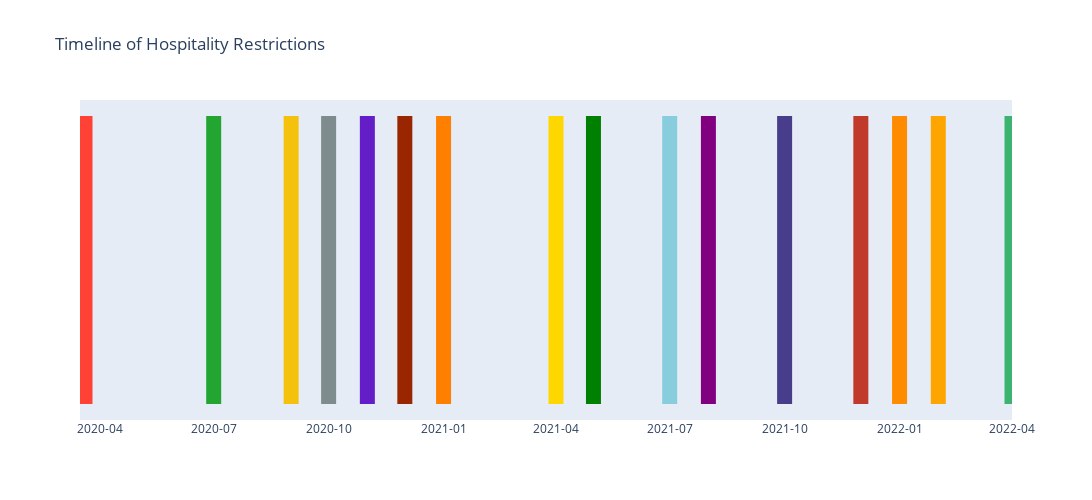

The notebook cell this image was saved under:
### Markdown cell above
<p>The graph comparing the median hourly pay in the hospitality sector to the average pay for all workers in the UK reveals a significant difference. In April 2020, workers in the hospitality industry had a median hourly pay of £8.48, whereas the average pay for all workers in the UK was higher at £10.39 per hour. This data indicates that individuals employed in the hospitality sector earned, on average, £1.91 less per hour compared to workers across all industries.</p>

### Code cell
# Define the dates and descriptions for the timeline
dates = [
    "2020-03-16", "2020-03-20", "2020-07", "2020-09", "2020-10", "2020-11", "2020-12",
    "2021-01", "2021-04", "2021-05", "2021-07", "2021-08", "2021-10", "2021-12",
    "2022-01", "2022-02", "2022-04"
]

descriptions = [
    "People advised to avoid indoor venues",
    "Hospitality businesses required to close (except for take-away/delivery)",
    "Hospitality businesses opened with social distancing measures",
    "Restrictions on restaurant and bar opening",
    "Simplified three-tier system of restrictions",
    "England-wide lockdown, other nations had similar measures",
    "Tiered system of restrictions returned, Wales, Scotland, NI had similar measures",
    "Third England-wide lockdown",
    "Outdoor hospitality reopened, with restrictions",
    "Indoor dining reopened with restrictions",
    "Majority of restrictions on hospitality removed in Scotland and England",
    "All restrictions on hospitality removed in Wales",
    "Covid passes required for nightclubs in Wales",
    "Work from home guidance introduced in England",
    "Social distancing restrictions lifted in Scotland and Wales",
    "UK Government Living with Covid-19 Plan published",
    "All remaining Covid measures lifted in England"
]

# Define custom colors for each event in the timeline
color_map = {
    "People advised to avoid indoor venues": "rgb(0, 176, 246)",
    "Hospitality businesses required to close (except for take-away/delivery)": "rgb(255, 65, 54)",
    "Hospitality businesses opened with social distancing measures": "rgb(34, 166, 49)",
    "Restrictions on restaurant and bar opening": "rgb(244, 194, 13)",
    "Simplified three-tier system of restrictions": "rgb(127, 140, 141)",
    "England-wide lockdown, other nations had similar measures": "rgb(100, 30, 200)",
    "Tiered system of restrictions returned, Wales, Scotland, NI had similar measures": "rgb(153, 38, 0)",
    "Third England-wide lockdown": "rgb(255, 128, 0)",
    "Outdoor hospitality reopened, with restrictions": "rgb(255, 215, 0)",
    "Indoor dining reopened with restrictions": "rgb(0, 128, 0)",
    "Majority of restrictions on hospitality removed in Scotland and England": "rgb(135, 205, 222)",
    "All restrictions on hospitality removed in Wales": "rgb(128, 0, 128)",
    "Covid passes required for nightclubs in Wales": "rgb(72, 61, 139)",
    "Work from home guidance introduced in England": "rgb(192, 57, 43)",
    "Social distancing restrictions lifted in Scotland and Wales": "rgb(255, 140, 0)",
    "UK Government Living with Covid-19 Plan published": "rgb(255, 165, 0)",
    "All remaining Covid measures lifted in England": "rgb(60, 179, 113)",
}

# Create the timeline chart
fig = go.Figure()

for i in range(len(dates)):
    fig.add_trace(go.Scatter(
        x=[dates[i], dates[i]],
        y=[0, 1],
        mode="lines",
        line=dict(width=15, color=color_map[descriptions[i]]),
        hoverinfo="text",
        hovertext=descriptions[i]
    ))

# Update layout and axis
fig.update_layout(
    title="Timeline of Hospitality Restrictions",
    yaxis=dict(showticklabels=False, showgrid=False, zeroline=False),
    xaxis=dict(showgrid=False, zeroline=False, tickformat="%Y-%m"),
    showlegend=False,
    height=500,
    width=1500,  # Set the width to 1000 pixels for a wider timeline
    hovermode="x unified"  # To display hover information on the entire timeline
)

# Show the graph
fig.show()

### Figure 1 — Plotly figure (JSON) as saved in the notebook; plotly's stock layout.template omitted (floating-point values rounded to 4 significant figures)
{"data": [{"hoverinfo": "text", "hovertext": "People advised to avoid indoor venues", "line": {"color": "rgb(0, 176, 246)", "width": 15}, "mode": "lines", "type": "scatter", "x": ["2020-03-16", "2020-03-16"], "y": [0, 1]}, {"hoverinfo": "text", "hovertext": "Hospitality businesses required to close (except for take-away/delivery)", "line": {"color": "rgb(255, 65, 54)", "width": 15}, "mode": "lines", "type": "scatter", "x": ["2020-03-20", "2020-03-20"], "y": [0, 1]}, {"hoverinfo": "text", "hovertext": "Hospitality businesses opened with social distancing measures", "line": {"color": "rgb(34, 166, 49)", "width": 15}, "mode": "lines", "type": "scatter", "x": ["2020-07", "2020-07"], "y": [0, 1]}, {"hoverinfo": "text", "hovertext": "Restrictions on restaurant and bar opening", "line": {"color": "rgb(244, 194, 13)", "width": 15}, "mode": "lines", "type": "scatter", "x": ["2020-09", "2020-09"], "y": [0, 1]}, {"hoverinfo": "text", "hovertext": "Simplified three-tier system of restrictions", "line": {"color": "rgb(127, 140, 141)", "width": 15}, "mode": "lines", "type": "scatter", "x": ["2020-10", "2020-10"], "y": [0, 1]}, {"hoverinfo": "text", "hovertext": "England-wide lockdown, other nations had similar measures", "line": {"color": "rgb(100, 30, 200)", "width": 15}, "mode": "lines", "type": "scatter", "x": ["2020-11", "2020-11"], "y": [0, 1]}, {"hoverinfo": "text", "hovertext": "Tiered system of restrictions returned, Wales, Scotland, NI had similar measures", "line": {"color": "rgb(153, 38, 0)", "width": 15}, "mode": "lines", "type": "scatter", "x": ["2020-12", "2020-12"], "y": [0, 1]}, {"hoverinfo": "text", "hovertext": "Third England-wide lockdown", "line": {"color": "rgb(255, 128, 0)", "width": 15}, "mode": "lines", "type": "scatter", "x": ["2021-01", "2021-01"], "y": [0, 1]}, {"hoverinfo": "text", "hovertext": "Outdoor hospitality reopened, with restrictions", "line": {"color": "rgb(255, 215, 0)", "width": 15}, "mode": "lines", "type": "scatter", "x": ["2021-04", "2021-04"], "y": [0, 1]}, {"hoverinfo": "text", "hovertext": "Indoor dining reopened with restrictions", "line": {"color": "rgb(0, 128, 0)", "width": 15}, "mode": "lines", "type": "scatter", "x": ["2021-05", "2021-05"], "y": [0, 1]}, {"hoverinfo": "text", "hovertext": "Majority of restrictions on hospitality removed in Scotland and England", "line": {"color": "rgb(135, 205, 222)", "width": 15}, "mode": "lines", "type": "scatter", "x": ["2021-07", "2021-07"], "y": [0, 1]}, {"hoverinfo": "text", "hovertext": "All restrictions on hospitality removed in Wales", "line": {"color": "rgb(128, 0, 128)", "width": 15}, "mode": "lines", "type": "scatter", "x": ["2021-08", "2021-08"], "y": [0, 1]}, {"hoverinfo": "text", "hovertext": "Covid passes required for nightclubs in Wales", "line": {"color": "rgb(72, 61, 139)", "width": 15}, "mode": "lines", "type": "scatter", "x": ["2021-10", "2021-10"], "y": [0, 1]}, {"hoverinfo": "text", "hovertext": "Work from home guidance introduced in England", "line": {"color": "rgb(192, 57, 43)", "width": 15}, "mode": "lines", "type": "scatter", "x": ["2021-12", "2021-12"], "y": [0, 1]}, {"hoverinfo": "text", "hovertext": "Social distancing restrictions lifted in Scotland and Wales", "line": {"color": "rgb(255, 140, 0)", "width": 15}, "mode": "lines", "type": "scatter", "x": ["2022-01", "2022-01"], "y": [0, 1]}, {"hoverinfo": "text", "hovertext": "UK Government Living with Covid-19 Plan published", "line": {"color": "rgb(255, 165, 0)", "width": 15}, "mode": "lines", "type": "scatter", "x": ["2022-02", "2022-02"], "y": [0, 1]}, {"hoverinfo": "text", "hovertext": "All remaining Covid measures lifted in England", "line": {"color": "rgb(60, 179, 113)", "width": 15}, "mode": "lines", "type": "scatter", "x": ["2022-04", "2022-04"], "y": [0, 1]}], "layout": {"height": 500, "hovermode": "x unified", "showlegend": false, "title": {"text": "Timeline of Hospitality Restrictions"}, "width": 1500, "xaxis": {"showgrid": false, "tickformat": "%Y-%m", "zeroline": false}, "yaxis": {"showgrid": false, "showticklabels": false, "zeroline": false}}}
